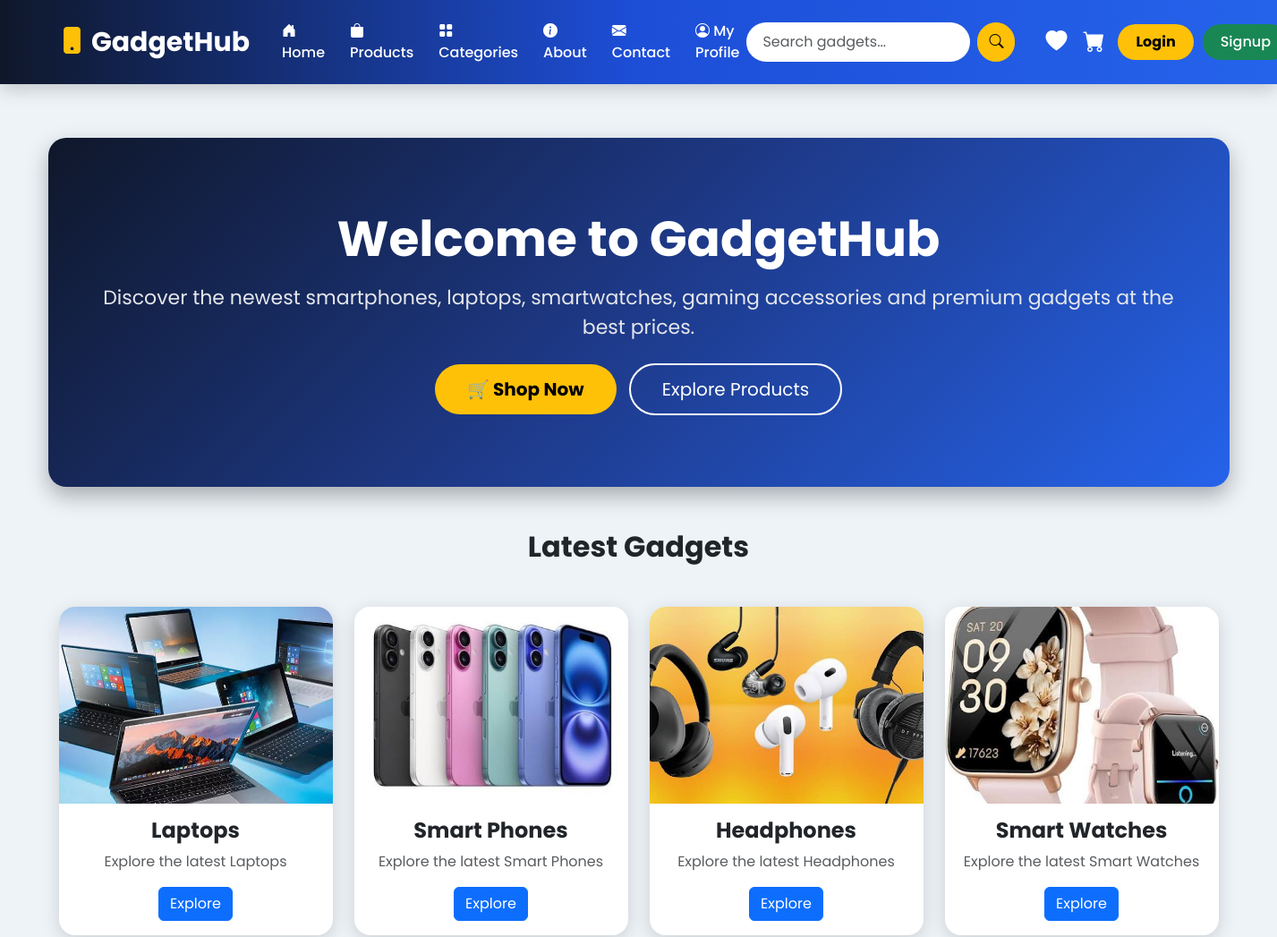
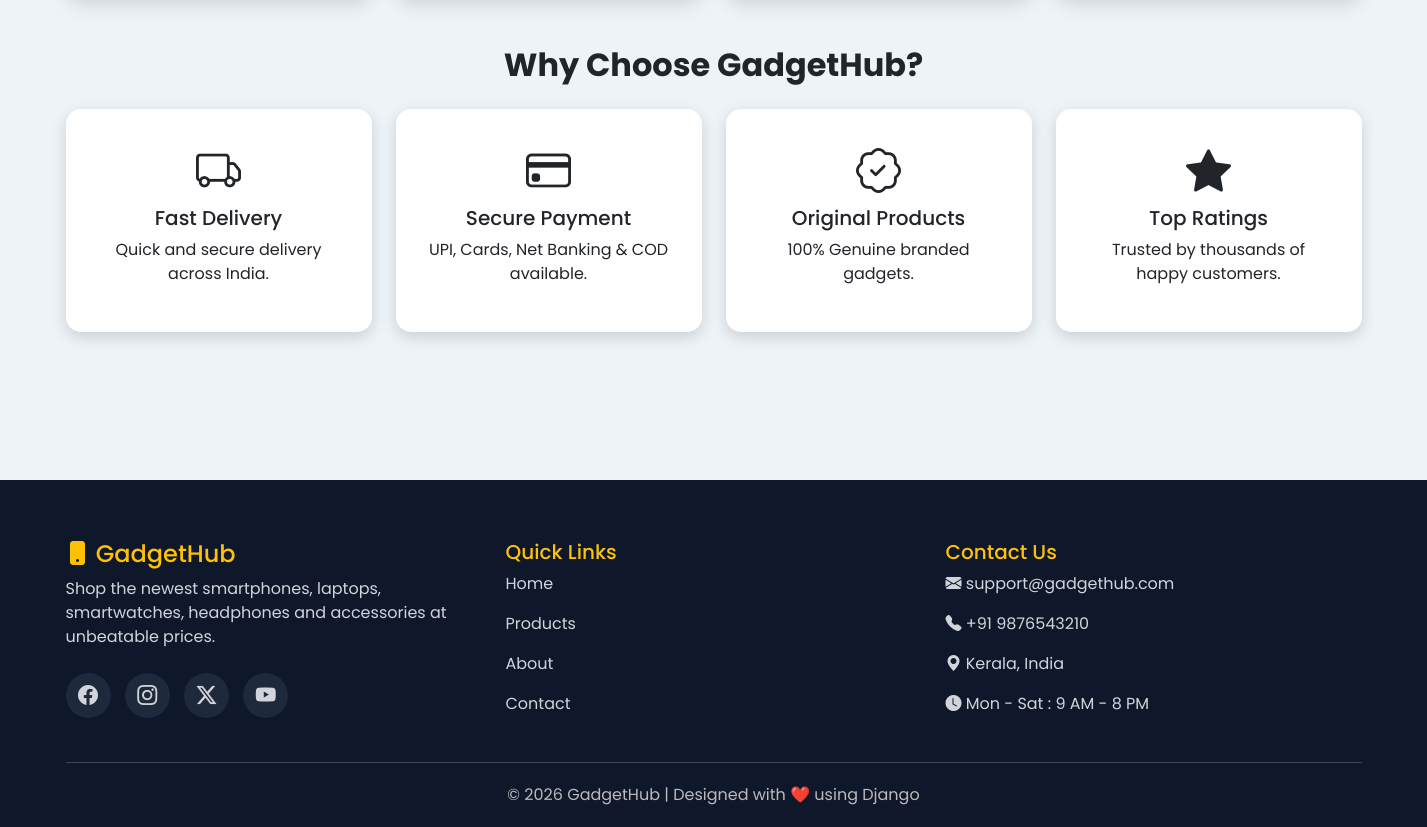
The page / on the database its author committed (2 pictures, top to bottom).
### gadgethubapp/models.py (models this page shows, shortened)
class Category(models.Model):
    name = models.CharField(max_length=100)
    image = models.ImageField(upload_to='categories/')

### gadgethubapp/views.py (the view)
# urls.py: path("", HomeView.as_view(), name="home"),
class HomeView(TemplateView):
    template_name = "home.html"
    def get_context_data(self, **kwargs):
        context = super().get_context_data(**kwargs)
        context["categories"] = Category.objects.all()
        context["products"] = Product.objects.all()
        return context

### gadgethubapp/context_processors.py (called while the page is built, shortened)
def cart_count(request):
    cart_count = 0
    wishlist_count = 0
    return {
        "cart_count": cart_count,
        "wishlist_count": wishlist_count,
    }

### templates/home.html (shortened to what this page needs)
{% extends "base.html" %}
{% load static %}
{% block content %}
<div class="hero text-center">
<h1>Welcome to GadgetHub</h1>
<p class="mt-3">
Discover the newest smartphones, laptops, smartwatches,
gaming accessories and premium gadgets at the best prices.
</p>
<div class="mt-4">
<a href="{% url 'product-list' %}" class="btn btn-shop btn-lg">
🛒 Shop Now
</a>
<a href="{% url 'product-list' %}" class="btn btn-contact btn-lg">
Explore Products
</a>
</div>
</div>
<div class="container mt-5">
<h2 class="text-center fw-bold mb-5">
Latest Gadgets
</h2>
<div class="row g-4">
{% for category in categories %}
<div class="col-md-3">
<div class="card category-card">
{% if category.image %}
<img src="{{ category.image.url }}"
class="card-img-top"
alt="{{ category.name }}">
{% endif %}
<div class="card-body text-center">
<h4>{{ category.name }}</h4>
<p class="text-muted">
Explore the latest {{ category.name }}
</p>
<a href="{% url 'category-products' category.id %}"
class="btn btn-primary">
Explore
</a>
</div>
</div>
</div>
{% empty %}
<div class="col-12 text-center">
<h4>No Categories Available</h4>
</div>
{% endfor %}
</div>
</div>
<div class="container mt-5 mb-5">
<h2 class="text-center fw-bold mb-4">
Why Choose GadgetHub?
</h2>
<div class="row g-4">
<div class="col-md-3">
<div class="feature-box">
<i class="bi bi-truck"></i>
<h5>Fast Delivery</h5>
<p>Quick and secure delivery across India.</p>
</div>
</div>
<div class="col-md-3">
<div class="feature-box">
<i class="bi bi-credit-card"></i>
<h5>Secure Payment</h5>
<p>UPI, Cards, Net Banking & COD available.</p>
</div>
</div>
<div class="col-md-3">
<div class="feature-box">
<i class="bi bi-patch-check"></i>
<h5>Original Products</h5>
<p>100% Genuine branded gadgets.</p>
</div>
</div>
<div class="col-md-3">
<div class="feature-box">
<i class="bi bi-star-fill"></i>
<h5>Top Ratings</h5>
<p>Trusted by thousands of happy customers.</p>
</div>
</div>
</div>
</div>
{% endblock %}

### templates/base.html (style rules this page uses)
* { margin:0; padding:0; box-sizing:border-box; }
body { font-family:'Poppins',sans-serif; background:#eef3f8; }

### templates/home.html (style rules this page uses)
.hero { background: linear-gradient(135deg,#0f172a,#1e3a8a,#2563eb); color:white; border-radius:20px; padding:80px 50px; margin-top:20px; box-shadow:0px 10px 25px rgba(0,0,0,.3); }
.hero h1 { font-size:55px; font-weight:bold; }
.hero p { font-size:22px; color:#e5e7eb; }
.btn-shop { background:#ffc107; color:black; font-weight:bold; padding:12px 35px; border-radius:50px; transition:.4s; }
.btn-contact { border:2px solid white; color:white; padding:12px 35px; border-radius:50px; margin-left:10px; transition:.4s; }
.category-card { border:none; border-radius:18px; overflow:hidden; transition:.4s; box-shadow:0px 5px 20px rgba(0,0,0,.15); height:100%; }
.category-card img { height:220px; object-fit:cover; }
.category-card h4 { font-weight:bold; }
.feature-box { text-align:center; padding:30px; border-radius:15px; background:white; transition:.4s; box-shadow:0px 5px 15px rgba(0,0,0,.15); }
.feature-box i { font-size:45px; margin-bottom:15px; }

### rows shown on the page
Category: image (picture), name "Laptops"
Category: image (picture), name "Smart Phones"
Category: image (picture), name "Headphones"
Category: image (picture), name "Smart Watches"
